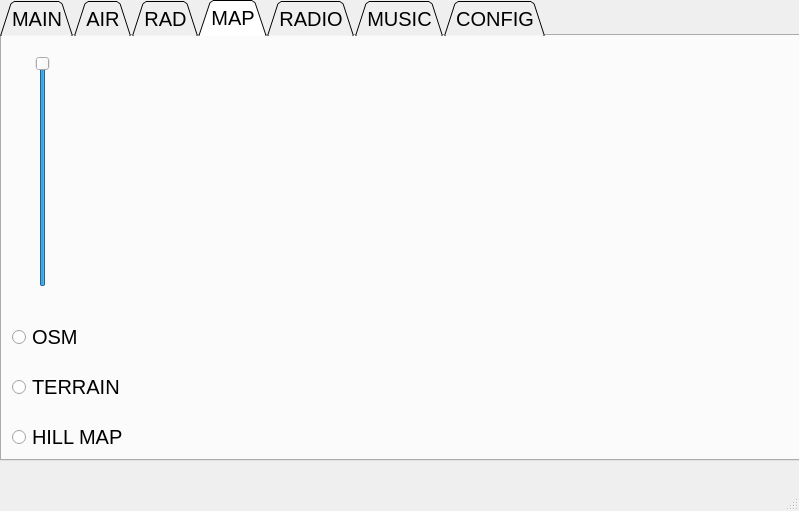
<?xml version="1.0" encoding="UTF-8"?>
<ui version="4.0">
 <class>MainWindow</class>
 <widget class="QMainWindow" name="MainWindow">
  <property name="geometry">
   <rect>
    <x>0</x>
    <y>0</y>
    <width>799</width>
    <height>511</height>
   </rect>
  </property>
  <property name="windowTitle">
   <string>MainWindow</string>
  </property>
  <widget class="QWidget" name="centralwidget">
   <widget class="QTabWidget" name="tabWidget">
    <property name="geometry">
     <rect>
      <x>0</x>
      <y>0</y>
      <width>800</width>
      <height>461</height>
     </rect>
    </property>
    <property name="font">
     <font>
      <pointsize>15</pointsize>
     </font>
    </property>
    <property name="tabShape">
     <enum>QTabWidget::Triangular</enum>
    </property>
    <property name="currentIndex">
     <number>3</number>
    </property>
    <widget class="QWidget" name="main">
     <attribute name="title">
      <string>MAIN</string>
     </attribute>
     <widget class="QProgressBar" name="progressBar">
      <property name="geometry">
       <rect>
        <x>10</x>
        <y>10</y>
        <width>61</width>
        <height>171</height>
       </rect>
      </property>
      <property name="value">
       <number>24</number>
      </property>
      <property name="orientation">
       <enum>Qt::Vertical</enum>
      </property>
      <property name="format">
       <string>%p%</string>
      </property>
     </widget>
     <widget class="QProgressBar" name="progressBar_2">
      <property name="geometry">
       <rect>
        <x>720</x>
        <y>10</y>
        <width>61</width>
        <height>171</height>
       </rect>
      </property>
      <property name="value">
       <number>24</number>
      </property>
      <property name="orientation">
       <enum>Qt::Vertical</enum>
      </property>
     </widget>
     <widget class="QLabel" name="TIME">
      <property name="geometry">
       <rect>
        <x>10</x>
        <y>380</y>
        <width>201</width>
        <height>51</height>
       </rect>
      </property>
      <property name="text">
       <string>TIME: HH:MM:SS</string>
      </property>
     </widget>
     <widget class="QLabel" name="DATE">
      <property name="geometry">
       <rect>
        <x>540</x>
        <y>380</y>
        <width>241</width>
        <height>51</height>
       </rect>
      </property>
      <property name="text">
       <string>DATE: DD/MM/YYYY</string>
      </property>
     </widget>
     <widget class="QFrame" name="alarm_rad">
      <property name="geometry">
       <rect>
        <x>570</x>
        <y>240</y>
        <width>200</width>
        <height>120</height>
       </rect>
      </property>
      <property name="styleSheet">
       <string notr="true">background-color: rgb(255, 0, 0);</string>
      </property>
      <property name="frameShape">
       <enum>QFrame::StyledPanel</enum>
      </property>
      <property name="frameShadow">
       <enum>QFrame::Raised</enum>
      </property>
      <widget class="QLabel" name="radSensorStatus">
       <property name="geometry">
        <rect>
         <x>4</x>
         <y>5</y>
         <width>191</width>
         <height>111</height>
        </rect>
       </property>
       <property name="font">
        <font>
         <pointsize>12</pointsize>
         <weight>75</weight>
         <bold>true</bold>
        </font>
       </property>
       <property name="text">
        <string>RAD ALARM</string>
       </property>
       <property name="alignment">
        <set>Qt::AlignCenter</set>
       </property>
      </widget>
     </widget>
     <widget class="QFrame" name="alarm_airsensor">
      <property name="geometry">
       <rect>
        <x>20</x>
        <y>240</y>
        <width>200</width>
        <height>120</height>
       </rect>
      </property>
      <property name="styleSheet">
       <string notr="true">background-color: rgb(255, 0, 0);</string>
      </property>
      <property name="frameShape">
       <enum>QFrame::StyledPanel</enum>
      </property>
      <property name="frameShadow">
       <enum>QFrame::Raised</enum>
      </property>
      <widget class="QLabel" name="airSensorStatus">
       <property name="geometry">
        <rect>
         <x>4</x>
         <y>5</y>
         <width>191</width>
         <height>111</height>
        </rect>
       </property>
       <property name="font">
        <font>
         <pointsize>12</pointsize>
         <weight>75</weight>
         <bold>true</bold>
        </font>
       </property>
       <property name="text">
        <string>AIR ALARM</string>
       </property>
       <property name="alignment">
        <set>Qt::AlignCenter</set>
       </property>
      </widget>
     </widget>
     <widget class="QWidget" name="verticalLayoutWidget_4">
      <property name="geometry">
       <rect>
        <x>229</x>
        <y>19</y>
        <width>331</width>
        <height>351</height>
       </rect>
      </property>
      <layout class="QVBoxLayout" name="pipboygif"/>
     </widget>
     <widget class="QLabel" name="batteryLabel">
      <property name="geometry">
       <rect>
        <x>14</x>
        <y>190</y>
        <width>81</width>
        <height>31</height>
       </rect>
      </property>
      <property name="font">
       <font>
        <pointsize>10</pointsize>
        <weight>75</weight>
        <bold>true</bold>
       </font>
      </property>
      <property name="text">
       <string>Battery</string>
      </property>
     </widget>
     <widget class="QLabel" name="memoryLabel">
      <property name="geometry">
       <rect>
        <x>674</x>
        <y>190</y>
        <width>111</width>
        <height>31</height>
       </rect>
      </property>
      <property name="font">
       <font>
        <pointsize>10</pointsize>
       </font>
      </property>
      <property name="text">
       <string>Memory Usage</string>
      </property>
     </widget>
     <widget class="QLabel" name="Warn1">
      <property name="geometry">
       <rect>
        <x>80</x>
        <y>10</y>
        <width>171</width>
        <height>30</height>
       </rect>
      </property>
      <property name="text">
       <string/>
      </property>
     </widget>
    </widget>
    <widget class="QWidget" name="air">
     <attribute name="title">
      <string>AIR</string>
     </attribute>
     <widget class="QWidget" name="verticalLayoutWidget">
      <property name="geometry">
       <rect>
        <x>10</x>
        <y>0</y>
        <width>171</width>
        <height>421</height>
       </rect>
      </property>
      <layout class="QVBoxLayout" name="verticalLayout">
       <item>
        <widget class="QLabel" name="SENS1">
         <property name="text">
          <string>SENSOR 1</string>
         </property>
        </widget>
       </item>
       <item>
        <widget class="QLabel" name="SENS2">
         <property name="text">
          <string>SENSOR 2</string>
         </property>
        </widget>
       </item>
       <item>
        <widget class="QLabel" name="SENS3">
         <property name="text">
          <string>SENSOR 3</string>
         </property>
        </widget>
       </item>
       <item>
        <widget class="QLabel" name="SENS4">
         <property name="text">
          <string/>
         </property>
        </widget>
       </item>
       <item>
        <widget class="QLabel" name="SENS5">
         <property name="text">
          <string/>
         </property>
        </widget>
       </item>
       <item>
        <widget class="QLabel" name="SENS6">
         <property name="text">
          <string/>
         </property>
        </widget>
       </item>
       <item>
        <widget class="QLabel" name="SENS7">
         <property name="text">
          <string/>
         </property>
        </widget>
       </item>
      </layout>
     </widget>
     <widget class="QLabel" name="TEMP">
      <property name="geometry">
       <rect>
        <x>520</x>
        <y>10</y>
        <width>261</width>
        <height>41</height>
       </rect>
      </property>
      <property name="text">
       <string>TEMPERATURE: fff deg</string>
      </property>
     </widget>
     <widget class="QLabel" name="SENSGRAPH">
      <property name="geometry">
       <rect>
        <x>234</x>
        <y>55</y>
        <width>541</width>
        <height>361</height>
       </rect>
      </property>
      <property name="inputMethodHints">
       <set>Qt::ImhNone</set>
      </property>
      <property name="text">
       <string/>
      </property>
      <property name="scaledContents">
       <bool>false</bool>
      </property>
      <property name="alignment">
       <set>Qt::AlignCenter</set>
      </property>
     </widget>
     <widget class="QLabel" name="Warn2">
      <property name="geometry">
       <rect>
        <x>620</x>
        <y>380</y>
        <width>171</width>
        <height>30</height>
       </rect>
      </property>
      <property name="text">
       <string/>
      </property>
     </widget>
    </widget>
    <widget class="QWidget" name="rad">
     <attribute name="title">
      <string>RAD</string>
     </attribute>
     <widget class="QWidget" name="verticalLayoutWidget_2">
      <property name="geometry">
       <rect>
        <x>190</x>
        <y>50</y>
        <width>160</width>
        <height>351</height>
       </rect>
      </property>
      <layout class="QVBoxLayout" name="verticalLayout_2">
       <item>
        <widget class="QLabel" name="sec4">
         <property name="text">
          <string>4 SEC AVG</string>
         </property>
        </widget>
       </item>
       <item>
        <widget class="QLabel" name="min">
         <property name="text">
          <string>1 MIN AVG</string>
         </property>
        </widget>
       </item>
       <item>
        <widget class="QLabel" name="hour">
         <property name="text">
          <string>1 HOUR AVG</string>
         </property>
        </widget>
       </item>
       <item>
        <widget class="QLabel" name="hour24">
         <property name="text">
          <string>24 HOUR AVG</string>
         </property>
        </widget>
       </item>
       <item>
        <widget class="QLabel" name="lifetime">
         <property name="text">
          <string>LIFETIME S</string>
         </property>
        </widget>
       </item>
      </layout>
     </widget>
     <widget class="QLabel" name="SELGRAPHRAD">
      <property name="geometry">
       <rect>
        <x>350</x>
        <y>30</y>
        <width>441</width>
        <height>391</height>
       </rect>
      </property>
      <property name="text">
       <string/>
      </property>
      <property name="scaledContents">
       <bool>false</bool>
      </property>
     </widget>
     <widget class="QWidget" name="verticalLayoutWidget_3">
      <property name="geometry">
       <rect>
        <x>0</x>
        <y>30</y>
        <width>187</width>
        <height>391</height>
       </rect>
      </property>
      <layout class="QVBoxLayout" name="verticalLayout_3">
       <item>
        <widget class="QRadioButton" name="sel_4">
         <property name="text">
          <string>4 SEC AVG</string>
         </property>
        </widget>
       </item>
       <item>
        <widget class="QRadioButton" name="sel_1min">
         <property name="text">
          <string>1 MIN AVG</string>
         </property>
        </widget>
       </item>
       <item>
        <widget class="QRadioButton" name="sel_1hour">
         <property name="text">
          <string>1 HOUR AVG</string>
         </property>
        </widget>
       </item>
       <item>
        <widget class="QRadioButton" name="sel_24h">
         <property name="text">
          <string>24 HOUR AVG</string>
         </property>
        </widget>
       </item>
       <item>
        <widget class="QRadioButton" name="sel_life">
         <property name="text">
          <string>LIFETIME S</string>
         </property>
        </widget>
       </item>
      </layout>
     </widget>
     <widget class="QLabel" name="Warn3">
      <property name="geometry">
       <rect>
        <x>620</x>
        <y>380</y>
        <width>171</width>
        <height>30</height>
       </rect>
      </property>
      <property name="text">
       <string/>
      </property>
     </widget>
    </widget>
    <widget class="QWidget" name="map">
     <attribute name="title">
      <string>MAP</string>
     </attribute>
     <widget class="QRadioButton" name="OSM">
      <property name="geometry">
       <rect>
        <x>10</x>
        <y>291</y>
        <width>131</width>
        <height>20</height>
       </rect>
      </property>
      <property name="text">
       <string>OSM</string>
      </property>
     </widget>
     <widget class="QRadioButton" name="TERRAIN">
      <property name="geometry">
       <rect>
        <x>10</x>
        <y>341</y>
        <width>131</width>
        <height>20</height>
       </rect>
      </property>
      <property name="text">
       <string>TERRAIN</string>
      </property>
     </widget>
     <widget class="QRadioButton" name="HILL">
      <property name="geometry">
       <rect>
        <x>10</x>
        <y>391</y>
        <width>131</width>
        <height>20</height>
       </rect>
      </property>
      <property name="text">
       <string>HILL MAP</string>
      </property>
     </widget>
     <widget class="QSlider" name="ZOOM_SLIDER">
      <property name="geometry">
       <rect>
        <x>20</x>
        <y>20</y>
        <width>41</width>
        <height>231</height>
       </rect>
      </property>
      <property name="minimum">
       <number>7</number>
      </property>
      <property name="maximum">
       <number>15</number>
      </property>
      <property name="value">
       <number>15</number>
      </property>
      <property name="orientation">
       <enum>Qt::Vertical</enum>
      </property>
      <property name="invertedControls">
       <bool>false</bool>
      </property>
     </widget>
     <widget class="QLabel" name="MAP">
      <property name="geometry">
       <rect>
        <x>174</x>
        <y>19</y>
        <width>611</width>
        <height>401</height>
       </rect>
      </property>
      <property name="text">
       <string/>
      </property>
      <property name="alignment">
       <set>Qt::AlignCenter</set>
      </property>
     </widget>
     <widget class="QLabel" name="LAT">
      <property name="geometry">
       <rect>
        <x>60</x>
        <y>10</y>
        <width>131</width>
        <height>16</height>
       </rect>
      </property>
      <property name="text">
       <string/>
      </property>
     </widget>
     <widget class="QLabel" name="LON">
      <property name="geometry">
       <rect>
        <x>60</x>
        <y>40</y>
        <width>131</width>
        <height>16</height>
       </rect>
      </property>
      <property name="text">
       <string/>
      </property>
     </widget>
     <widget class="QLabel" name="UTC">
      <property name="geometry">
       <rect>
        <x>60</x>
        <y>70</y>
        <width>131</width>
        <height>16</height>
       </rect>
      </property>
      <property name="text">
       <string/>
      </property>
     </widget>
     <widget class="QLabel" name="NODATA">
      <property name="geometry">
       <rect>
        <x>370</x>
        <y>0</y>
        <width>241</width>
        <height>20</height>
       </rect>
      </property>
      <property name="text">
       <string/>
      </property>
      <property name="alignment">
       <set>Qt::AlignCenter</set>
      </property>
     </widget>
     <widget class="QLabel" name="Warn4">
      <property name="geometry">
       <rect>
        <x>620</x>
        <y>380</y>
        <width>171</width>
        <height>30</height>
       </rect>
      </property>
      <property name="text">
       <string/>
      </property>
     </widget>
    </widget>
    <widget class="QWidget" name="radio">
     <attribute name="title">
      <string>RADIO</string>
     </attribute>
     <widget class="QTabWidget" name="MENU2">
      <property name="geometry">
       <rect>
        <x>0</x>
        <y>0</y>
        <width>800</width>
        <height>565</height>
       </rect>
      </property>
      <property name="currentIndex">
       <number>0</number>
      </property>
      <widget class="QWidget" name="RADIO">
       <attribute name="title">
        <string>RADIO</string>
       </attribute>
       <widget class="QLabel" name="FREQ">
        <property name="geometry">
         <rect>
          <x>10</x>
          <y>10</y>
          <width>111</width>
          <height>31</height>
         </rect>
        </property>
        <property name="font">
         <font>
          <pointsize>11</pointsize>
         </font>
        </property>
        <property name="text">
         <string>FREQUENCY:</string>
        </property>
        <property name="scaledContents">
         <bool>false</bool>
        </property>
       </widget>
       <widget class="QLabel" name="FREQ_GRAPH">
        <property name="geometry">
         <rect>
          <x>14</x>
          <y>55</y>
          <width>761</width>
          <height>301</height>
         </rect>
        </property>
        <property name="text">
         <string/>
        </property>
       </widget>
       <widget class="QLabel" name="FREQ_2">
        <property name="geometry">
         <rect>
          <x>210</x>
          <y>10</y>
          <width>51</width>
          <height>31</height>
         </rect>
        </property>
        <property name="text">
         <string>MHz</string>
        </property>
       </widget>
       <widget class="QPushButton" name="time_plot_butt">
        <property name="geometry">
         <rect>
          <x>272</x>
          <y>7</y>
          <width>131</width>
          <height>41</height>
         </rect>
        </property>
        <property name="text">
         <string>Time Plot</string>
        </property>
       </widget>
       <widget class="QPushButton" name="freq_plot_butt">
        <property name="geometry">
         <rect>
          <x>422</x>
          <y>7</y>
          <width>131</width>
          <height>41</height>
         </rect>
        </property>
        <property name="text">
         <string>Freq Plot</string>
        </property>
       </widget>
       <widget class="QLabel" name="Warn5">
        <property name="geometry">
         <rect>
          <x>610</x>
          <y>340</y>
          <width>171</width>
          <height>30</height>
         </rect>
        </property>
        <property name="text">
         <string/>
        </property>
       </widget>
       <widget class="QPushButton" name="FMSe">
        <property name="geometry">
         <rect>
          <x>10</x>
          <y>60</y>
          <width>191</width>
          <height>61</height>
         </rect>
        </property>
        <property name="text">
         <string>FM Search</string>
        </property>
       </widget>
       <widget class="QPushButton" name="AMSe">
        <property name="geometry">
         <rect>
          <x>10</x>
          <y>130</y>
          <width>191</width>
          <height>61</height>
         </rect>
        </property>
        <property name="text">
         <string>AM Search</string>
        </property>
       </widget>
       <widget class="QPushButton" name="HAMSe">
        <property name="geometry">
         <rect>
          <x>10</x>
          <y>200</y>
          <width>191</width>
          <height>61</height>
         </rect>
        </property>
        <property name="text">
         <string>HAM Search</string>
        </property>
       </widget>
       <widget class="QPushButton" name="GMRCSe">
        <property name="geometry">
         <rect>
          <x>10</x>
          <y>270</y>
          <width>191</width>
          <height>61</height>
         </rect>
        </property>
        <property name="text">
         <string>GMRC Search</string>
        </property>
       </widget>
       <widget class="QPushButton" name="SeekL">
        <property name="geometry">
         <rect>
          <x>320</x>
          <y>60</y>
          <width>191</width>
          <height>61</height>
         </rect>
        </property>
        <property name="text">
         <string>Seek &lt;&lt;</string>
        </property>
       </widget>
       <widget class="QPushButton" name="SeekR">
        <property name="geometry">
         <rect>
          <x>540</x>
          <y>60</y>
          <width>191</width>
          <height>61</height>
         </rect>
        </property>
        <property name="text">
         <string>Seek &gt;&gt;</string>
        </property>
       </widget>
       <widget class="QLabel" name="candidatesLabel">
        <property name="geometry">
         <rect>
          <x>414</x>
          <y>290</y>
          <width>291</width>
          <height>31</height>
         </rect>
        </property>
        <property name="text">
         <string/>
        </property>
       </widget>
       <widget class="QLabel" name="freqInput">
        <property name="geometry">
         <rect>
          <x>124</x>
          <y>10</y>
          <width>81</width>
          <height>31</height>
         </rect>
        </property>
        <property name="font">
         <font>
          <pointsize>13</pointsize>
         </font>
        </property>
        <property name="text">
         <string>0000.00</string>
        </property>
       </widget>
      </widget>
      <widget class="QWidget" name="SOURCE_FIND">
       <attribute name="title">
        <string>SOURCE FINDER</string>
       </attribute>
      </widget>
     </widget>
    </widget>
    <widget class="QWidget" name="music">
     <attribute name="title">
      <string>MUSIC</string>
     </attribute>
     <widget class="QLabel" name="CurrentPlay">
      <property name="geometry">
       <rect>
        <x>430</x>
        <y>20</y>
        <width>281</width>
        <height>31</height>
       </rect>
      </property>
      <property name="text">
       <string>Current:</string>
      </property>
     </widget>
     <widget class="QLabel" name="NextUp">
      <property name="geometry">
       <rect>
        <x>430</x>
        <y>70</y>
        <width>281</width>
        <height>31</height>
       </rect>
      </property>
      <property name="text">
       <string>Next Up:</string>
      </property>
     </widget>
     <widget class="QPushButton" name="PLAY">
      <property name="geometry">
       <rect>
        <x>430</x>
        <y>110</y>
        <width>111</width>
        <height>61</height>
       </rect>
      </property>
      <property name="text">
       <string>Play</string>
      </property>
     </widget>
     <widget class="QPushButton" name="NEXT">
      <property name="geometry">
       <rect>
        <x>580</x>
        <y>110</y>
        <width>121</width>
        <height>61</height>
       </rect>
      </property>
      <property name="text">
       <string>Next</string>
      </property>
     </widget>
     <widget class="QPushButton" name="STOP">
      <property name="geometry">
       <rect>
        <x>430</x>
        <y>250</y>
        <width>271</width>
        <height>61</height>
       </rect>
      </property>
      <property name="text">
       <string>STOP</string>
      </property>
     </widget>
     <widget class="QLabel" name="MusicList">
      <property name="geometry">
       <rect>
        <x>10</x>
        <y>10</y>
        <width>401</width>
        <height>391</height>
       </rect>
      </property>
      <property name="text">
       <string/>
      </property>
     </widget>
     <widget class="QSlider" name="VolSlider">
      <property name="geometry">
       <rect>
        <x>720</x>
        <y>20</y>
        <width>41</width>
        <height>221</height>
       </rect>
      </property>
      <property name="maximum">
       <number>100</number>
      </property>
      <property name="singleStep">
       <number>5</number>
      </property>
      <property name="sliderPosition">
       <number>50</number>
      </property>
      <property name="orientation">
       <enum>Qt::Vertical</enum>
      </property>
      <property name="invertedAppearance">
       <bool>false</bool>
      </property>
      <property name="invertedControls">
       <bool>false</bool>
      </property>
     </widget>
     <widget class="QLabel" name="label">
      <property name="geometry">
       <rect>
        <x>720</x>
        <y>0</y>
        <width>41</width>
        <height>20</height>
       </rect>
      </property>
      <property name="text">
       <string>VOL</string>
      </property>
      <property name="alignment">
       <set>Qt::AlignCenter</set>
      </property>
     </widget>
     <widget class="QPushButton" name="PAUSE">
      <property name="geometry">
       <rect>
        <x>430</x>
        <y>180</y>
        <width>271</width>
        <height>61</height>
       </rect>
      </property>
      <property name="text">
       <string>PAUSE</string>
      </property>
     </widget>
     <widget class="QLabel" name="SongTime">
      <property name="geometry">
       <rect>
        <x>704</x>
        <y>330</y>
        <width>71</width>
        <height>31</height>
       </rect>
      </property>
      <property name="text">
       <string>00:00</string>
      </property>
     </widget>
     <widget class="QProgressBar" name="SongProgress">
      <property name="geometry">
       <rect>
        <x>430</x>
        <y>330</y>
        <width>271</width>
        <height>31</height>
       </rect>
      </property>
      <property name="value">
       <number>0</number>
      </property>
     </widget>
     <widget class="QLabel" name="Warn6">
      <property name="geometry">
       <rect>
        <x>620</x>
        <y>380</y>
        <width>171</width>
        <height>30</height>
       </rect>
      </property>
      <property name="text">
       <string/>
      </property>
     </widget>
    </widget>
    <widget class="QWidget" name="config">
     <attribute name="title">
      <string>CONFIG</string>
     </attribute>
     <widget class="QPushButton" name="ShutDown">
      <property name="geometry">
       <rect>
        <x>610</x>
        <y>10</y>
        <width>171</width>
        <height>51</height>
       </rect>
      </property>
      <property name="text">
       <string>Shutdown</string>
      </property>
     </widget>
     <widget class="QPushButton" name="ReBoot">
      <property name="geometry">
       <rect>
        <x>610</x>
        <y>70</y>
        <width>171</width>
        <height>51</height>
       </rect>
      </property>
      <property name="text">
       <string>Reboot</string>
      </property>
     </widget>
     <widget class="QLabel" name="label_2">
      <property name="geometry">
       <rect>
        <x>140</x>
        <y>10</y>
        <width>251</width>
        <height>41</height>
       </rect>
      </property>
      <property name="text">
       <string>Battery Life Remaining</string>
      </property>
     </widget>
     <widget class="QLabel" name="TimeREM">
      <property name="geometry">
       <rect>
        <x>4</x>
        <y>10</y>
        <width>131</width>
        <height>41</height>
       </rect>
      </property>
      <property name="text">
       <string/>
      </property>
     </widget>
    </widget>
   </widget>
  </widget>
  <widget class="QMenuBar" name="menubar">
   <property name="geometry">
    <rect>
     <x>0</x>
     <y>0</y>
     <width>799</width>
     <height>26</height>
    </rect>
   </property>
  </widget>
  <widget class="QStatusBar" name="statusbar"/>
 </widget>
 <resources/>
 <connections/>
</ui>
